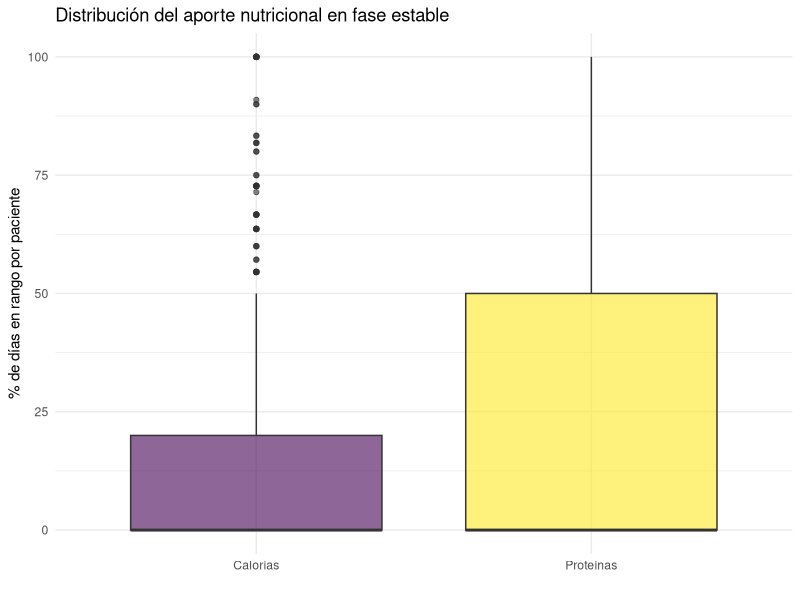

Source code (R):
## ---- chunk 1
require(knitr)

opts_chunk$set(echo = FALSE,
               warning = FALSE,
               message = FALSE,
               comment = "", 
               cache = TRUE,
               tidy = TRUE,
               prompt = FALSE,
               tidy.opts = list(width.cutoff = 72),
               fig.width = 7,
               fig.height = 6)

options(width = 75)

Sys.setlocale("LC_TIME", "C")
## ---- chunk 2
# ---- Instalación de paquetes ----
if (!require("haven")) {
  install.packages("haven")
}

library(haven)
library(dplyr)
library(lubridate)
library(knitr)
library(tidyr)
library(ggplot2)


# ---- Preparación de los datos ----

# Carga de datos
datos <- read_sav("ENPIC_BMI_525.sav")

# Valores faltantes
datos <- datos %>% filter(!is.na(FINICNE2) | !is.na(FINICNPT2))

# Corrección de errores
datos$FINICNPT2[datos$IDICOMEP == 4007] <- 
  datos$FINICNPT2[datos$IDICOMEP == 4007] - lubridate::years(90)

datos$TIPO_SN_Grupo[datos$IDICOMEP == 34006] <- 3
datos$TIPO_SN_Grupo[datos$IDICOMEP == 34007] <- 3
## ---- chunk 3
# ---- I1. Identificación de enfermos en riesgo nutricional ----

resumen_i1 <- datos %>%
  # 1. Filtrado de pacientes con estancia > 48 h
  filter(DIASUCI >= 2) %>% # Todos
  
  # 2. Cálculo del porcentaje y los IC
  summarise(
    Indicador = "1. Riesgo nutricional",
    Numerador = sum(!is.na(NUTRIC_Score)),
    Denominador = n(),
    `Resultado (%)` = round((Numerador / Denominador) * 100, 2),
    `IC 95% (inf – sup)` = 
      sprintf("(%.2f – %.2f)", 
              prop.test(Numerador, Denominador)$conf.int[1] * 100, 
              prop.test(Numerador, Denominador)$conf.int[2] * 100),
    Estándar = "100%"
  )
## ---- chunk 4
# ---- I2. Valoración del estado nutricional ----

resumen_i2 <- datos %>%
  # 1. Filtrado de pacientes con riesgo nutricional (NUTRIC Score > 5)
  filter(NUTRIC_Score >= 5) %>%
  
  # 2. Cálculo del porcentaje y los IC
  summarise(
    Indicador = "2. Estado nutricional",
    Numerador = sum(!is.na(VGSING2)),
    Denominador = n(),
    `Resultado (%)` = round((Numerador / Denominador) * 100, 2),
    `IC 95% (inf – sup)` = 
      sprintf("(%.2f – %.2f)", 
              prop.test(Numerador, Denominador)$conf.int[1] * 100, 
              prop.test(Numerador, Denominador)$conf.int[2] * 100),
    Estándar = "100%"
  )
## ---- chunk 5
# ---- I4. Adecuación del aporte calórico y proteico ----

# Cálculos adicionales
datos <- datos %>%
  mutate(
    # 1. Cálculo del peso ideal y del peso ajustado
    Peso_ideal = 25 * (TALLA^2),
    Peso_ajustado = (PESOACT - Peso_ideal) * 0.33 + Peso_ideal,
    
    # 2. Peso a utilizar según IMC
    Peso_calculo = if_else(BMI < 30, PESOACT, Peso_ajustado),
    
    # 3. Media del aporte calórico los 3 primeros días
    Media_cal_aguda = 
      rowMeans(pick(num_range("CALORIA", 1:3)), na.rm = TRUE) / Peso_calculo,
    
    # 4. Media del aporte calórico a partir del 4º día
    Media_cal_estable = 
      rowMeans(pick(num_range("CALORIA", 4:14)), na.rm = TRUE) / Peso_calculo,
    
    # 3. Media del aporte proteico los 3 primeros días
    Media_prot_aguda = 
      rowMeans(pick(num_range("PROT", 1:3)), na.rm = TRUE) / Peso_calculo,
    
    # 4. Media del aporte proteico a partir del 4º día
    Media_prot_estable = 
      rowMeans(pick(num_range("PROT", 4:14)), na.rm = TRUE) / Peso_calculo
  )

# Aporte calórico
resumen_i4_cal <- datos %>%
  # 1. Filtrado de pacientes con datos en fase estable
  filter(!is.na(Media_cal_estable)) %>%
  
  # 2. Cálculo del porcentaje y los IC
  summarise(
    Indicador = "4a. Aporte calórico",
    Numerador = sum(Media_cal_estable >= 25 & Media_cal_estable <= 30, 
                    na.rm = TRUE),
    Denominador = n(),
    `Resultado (%)` = round((Numerador / Denominador) * 100, 2),
    `IC 95% (inf – sup)` = 
      sprintf("(%.2f – %.2f)", 
              prop.test(Numerador, Denominador)$conf.int[1] * 100, 
              prop.test(Numerador, Denominador)$conf.int[2] * 100),
    Estándar = ">80%"
  )

# Aporte proteico
resumen_i4_prot <- datos %>%
  # 1. Filtrado de pacientes con datos en fase estable
  filter(!is.na(Media_prot_estable)) %>%
  
  # 2. Cálculo del porcentaje y los IC
  summarise(
    Indicador = "4b. Aporte proteico",
    Numerador = sum(Media_prot_estable >= 1.3, na.rm = TRUE),
    Denominador = n(),
    `Resultado (%)` = round((Numerador / Denominador) * 100, 2),
    `IC 95% (inf – sup)` = 
      sprintf("(%.2f – %.2f)", 
              prop.test(Numerador, Denominador, p = 0.8)$conf.int[1] * 100, 
              prop.test(Numerador, Denominador, p = 0.8)$conf.int[2] * 100),
    Estándar = ">80%"
  )

resumen_i4 <- bind_rows(resumen_i4_cal, resumen_i4_prot)
rm(resumen_i4_cal, resumen_i4_prot)
## ---- chunk 6
# Análisis del error en el aporte calórico
error_cal <- datos %>%
  # 1. Filtrado de pacientes con datos en fase estable
  filter(!is.na(Media_cal_estable)) %>%
  
  # 2. Casos de error
  mutate(
    Categoria_cal = case_when(
      Media_cal_estable < 25 ~ "Hiponutrición",
      Media_cal_estable >= 25 & Media_cal_estable <= 30 ~ "Aporte adecuado",
      Media_cal_estable > 30 ~ "Hipernutrición"
    )
  ) %>%
  
  # 3. Resumen
  group_by(Categoria_cal) %>%
  summarise(
    Total_grupo = n(),
    Porcentaje = round(
      (Total_grupo / nrow(filter(datos, !is.na(Media_cal_estable)))) * 100, 2
    )
  )

kable(error_cal)
## ---- chunk 7
# Días dentro del rango objetivo (calorías)
datos <- datos %>%
  rowwise %>%
  mutate(
    # Días con datos (no NA)
    n_dias_cal = sum(!is.na(c_across(CALORIA4:CALORIA14))),
    
    # Días dentro del rango
    n_dias_rango_cal = sum(
      (c_across(CALORIA4:CALORIA14) / Peso_calculo) >= 25 &
        (c_across(CALORIA4:CALORIA14) / Peso_calculo) <= 30,
      na.rm = TRUE
    ),
    
    # Porcentaje de cumplimiento
    cumplimiento_cal = if_else(n_dias_cal > 0,
                           (n_dias_rango_cal / n_dias_cal) * 100,
                           NA_real_)
  ) %>%
  ungroup()

# Días dentro del rango objetivo (proteínas)
datos <- datos %>% 
  rowwise %>%
  mutate(
    # Días con datos (no NA)
    n_dias_prot = sum(!is.na(c_across(PROT4:PROT14))),
    
    # Días dentro del rango
    n_dias_rango_prot = sum(
      (c_across(PROT4:PROT14) / Peso_calculo) >= 1.3,
      na.rm = TRUE
    ),
    
    # Porcentaje de cumplimiento
    cumplimiento_prot = if_else(n_dias_prot > 0,
                           (n_dias_rango_prot / n_dias_prot) * 100,
                           NA_real_)
  ) %>%
  ungroup()

# Boxplot
datos_boxplot <- datos %>%
  select(cumplimiento_cal, cumplimiento_prot) %>%
  pivot_longer(cols = everything(),
               names_to = "Indicador",
               values_to = "Porcentaje") %>%
  mutate(Indicador = recode(Indicador,
                            "cumplimiento_cal" = "Calorías",
                            "cumplimiento_prot" = "Proteínas")) %>%
  filter(!is.na(Porcentaje))

ggplot(datos_boxplot, aes(x = Indicador, y = Porcentaje, fill = Indicador)) +
  geom_boxplot(alpha = 0.6) +
  scale_fill_viridis_d(option = "viridis") +
  labs(title = "Distribución del aporte nutricional en fase estable",
       y = "% de días en rango por paciente",
       x = "") +
  theme_minimal() +
  theme(legend.position = "none")
## ---- chunk 8
# ---- I6. Nutrición enteral precoz ----

resumen_i6 <- datos %>%
  # 1. Filtrado de pacientes con NE o NE-NPT e indicación de NE
  filter(TIPO_SN_Grupo %in% c(1, 3), !is.na(INDICA_NE)) %>%
  
  # 2. Cálculo del porcentaje y los IC
  summarise(
    Indicador = "6. NE precoz",
    Numerador = sum(SN_Menos48h == 1),
    Denominador = n(),
    `Resultado (%)` = round((Numerador / Denominador) * 100, 2),
    `IC 95% (inf – sup)` = 
      sprintf("(%.2f – %.2f)", 
              prop.test(Numerador, Denominador)$conf.int[1] * 100, 
              prop.test(Numerador, Denominador)$conf.int[2] * 100),
    Estándar = "100%"
  )
## ---- chunk 9
# ---- I7. Uso adecuado de NPT ----

resumen_i7 <- datos %>%
  # 1. Filtrado de pacientes que reciben NPT
  filter(!is.na(FINICNPT2)) %>%
  
  # 2. Cálculo del porcentaje y los IC
  summarise(
    Indicador = "7. NPT adecuada",
    Numerador = sum(!is.na(INDICA_NTP) | !is.na(INDICA_NTP_PocoAporte)),
    Denominador = n(),
    `Resultado (%)` = round((Numerador / Denominador) * 100, 2),
    `IC 95% (inf – sup)` = 
      sprintf("(%.2f – %.2f)", 
              prop.test(Numerador, Denominador, 0.9)$conf.int[1] * 100, 
              prop.test(Numerador, Denominador, 0.9)$conf.int[2] * 100),
    Estándar = ">90%"
  )
## ---- chunk 10
# ---- I8. Adecuación temporal de la NPC ----

resumen_i8 <- datos %>%
  # 1. Pacientes con NE o NE-NPT y valores registradps del 4º día 
  filter(TIPO_SN_Grupo %in% c(1, 3), !is.na(CALORIA4), !is.na(PROT4)) %>%
  
  # 2. Pacientes con <60% del aporte nutricional
  filter(CALORIA4 < (15 * Peso_calculo) | PROT4 < (0.8 * Peso_calculo)) %>%
  
  # 3. Tiempo hasta inicio de NPC
  mutate(
    FINICNE2 = ymd_hms(FINICNE2),
    FINICNPT2 = ymd_hms(FINICNPT2),
    dias_npc = as.numeric(difftime(FINICNPT2, FINICNE2, units = "days"))
  ) %>%
  
  # 4. Cálculo del porcentaje y los IC
  summarise(
    Indicador = "8. NPC adecuada",
    Numerador = sum(dias_npc <= 5, na.rm = TRUE),
    Denominador = n(),
    `Resultado (%)` = round((Numerador / Denominador) * 100, 2),
    `IC 95% (inf – sup)` = 
      sprintf("(%.2f – %.2f)", 
              prop.test(Numerador, Denominador, 0.9)$conf.int[1] * 100, 
              prop.test(Numerador, Denominador, 0.9)$conf.int[2] * 100),
    Estándar = ">90%"
  )
## ---- chunk 11
# ---- I12. Disfunción hepática asociada a la NP ----

resumen_i12 <- datos %>%
  # 1. Filtrado de pacientes que reciben NPT durante al menos 7 días
  filter(TOTALNPT22 >= 7) %>%
  
  # 2. Pacientes con disfunción hepática según grupo
  mutate(
    Colestasis = case_when(
      TIPO_SN_Grupo %in% c(2, 4) ~ 
        (FALCALI7 > 280 | GAMGT7 > 50 | FILIRUB7 > 1.2 |
           FALCALIA > 280 | GAMGTA > 50 | FILIRUBA > 1.2),
      TRUE ~ (FALCALIA > 280 | GAMGTA > 50 | FILIRUBA > 1.2)
    ),
    
    Necrosis = case_when(
      TIPO_SN_Grupo %in% c(2, 4) ~
        ((GOT7 > 40 | GPT7 > 42) & (FILIRUB7 > 1.2 | INR7 > 1.4)) |
        ((GOTA > 40 | GPTA > 42) & (FILIRUBA > 1.2 | INRA > 1.4)),
      TRUE ~ ((GOTA > 40 | GPTA > 42) & (FILIRUBA > 1.2 | INRA > 1.4))
    ),
    
    Lesion_mixta = case_when(
      TIPO_SN_Grupo %in% c(2, 4) ~
        ((FALCALIA > 280 | GAMGTA > 50) & (GOTA > 40 | GPTA > 42)) |
        ((FALCALIA > 280 | GAMGTA > 50) & (GOTA > 40 | GPTA > 42)),
      TRUE ~ ((FALCALIA > 280 | GAMGTA > 50) & (GOTA > 40 | GPTA > 42))
    ),
    
    DHANP = if_else(Colestasis | Necrosis | Lesion_mixta, 1, 0)
  ) %>%
  
  # 3. Cálculo del porcentaje y los IC
  summarise(
    Indicador = "12. DHANP",
    Numerador = sum(DHANP == 1, na.rm = TRUE),
    Denominador = n(),
    `Resultado (%)` = round((Numerador / Denominador) * 100, 2),
    `IC 95% (inf – sup)` = 
      sprintf("(%.2f – %.2f)", 
              prop.test(Numerador, Denominador, 0.2)$conf.int[1] * 100, 
              prop.test(Numerador, Denominador, 0.2)$conf.int[2] * 100),
    Estándar = "<20%"
  )
## ---- chunk 12
# DHANP por diagnóstico
tipo_dhanp <- datos %>%
  # 1. Filtrado de pacientes que reciben NPT durante al menos 7 días
  filter(TOTALNPT22 >= 7) %>%
  
  # 2. Pacientes con disfunción hepática según grupo
  mutate(
    Colestasis = case_when(
      TIPO_SN_Grupo %in% c(2, 4) ~ 
        (FALCALI7 > 280 | GAMGT7 > 50 | FILIRUB7 > 1.2 |
           FALCALIA > 280 | GAMGTA > 50 | FILIRUBA > 1.2),
      TRUE ~ (FALCALIA > 280 | GAMGTA > 50 | FILIRUBA > 1.2)
    ),
    
    Necrosis = case_when(
      TIPO_SN_Grupo %in% c(2, 4) ~
        ((GOT7 > 40 | GPT7 > 42) & (FILIRUB7 > 1.2 | INR7 > 1.4)) |
        ((GOTA > 40 | GPTA > 42) & (FILIRUBA > 1.2 | INRA > 1.4)),
      TRUE ~ ((GOTA > 40 | GPTA > 42) & (FILIRUBA > 1.2 | INRA > 1.4))
    ),
    
    Lesion_mixta = case_when(
      TIPO_SN_Grupo %in% c(2, 4) ~
        ((FALCALIA > 280 | GAMGTA > 50) & (GOTA > 40 | GPTA > 42)) |
        ((FALCALIA > 280 | GAMGTA > 50) & (GOTA > 40 | GPTA > 42)),
      TRUE ~ ((FALCALIA > 280 | GAMGTA > 50) & (GOTA > 40 | GPTA > 42))
    ),
    
    DHANP = if_else(Colestasis | Necrosis | Lesion_mixta, 1, 0)
  ) %>%
  
  summarise(
   Colestasis = round(mean(Colestasis, na.rm = TRUE) * 100, 2),
   Necrosis = round(mean(Necrosis, na.rm = TRUE) * 100, 2),
   Mixta = round(mean(Lesion_mixta, na.rm = TRUE) * 100, 2)
  )

kable(tipo_dhanp)
## ---- chunk 13
# ---- Tabla resumen ----

# Tabla de indicadores
tabla_indicadores <- bind_rows(resumen_i1, resumen_i2, resumen_i4, resumen_i6,
                               resumen_i7, resumen_i8, resumen_i12)

kable(tabla_indicadores)
